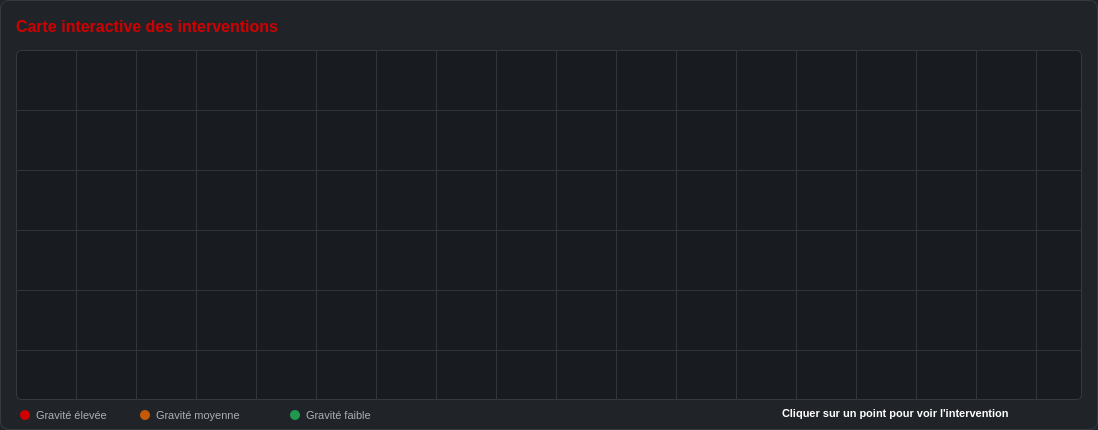
           <widget class="QFrame" name="frameCarte">
            <property name="geometry">
             <rect>
              <x>16</x>
              <y>950</y>
              <width>1098</width>
              <height>430</height>
             </rect>
            </property>
            <property name="styleSheet">
             <string notr="true">background-color: #202428;
border: 1px solid #343A40;
border-radius: 8px;</string>
            </property>
            <property name="frameShape">
             <enum>QFrame::Shape::StyledPanel</enum>
            </property>
            <property name="frameShadow">
             <enum>QFrame::Shadow::Raised</enum>
            </property>
            <widget class="QLabel" name="labelCarte">
             <property name="geometry">
              <rect>
               <x>16</x>
               <y>14</y>
               <width>350</width>
               <height>24</height>
              </rect>
             </property>
             <property name="styleSheet">
              <string notr="true">color: #D00000;
font-size: 16px;
font-weight: bold;
background: transparent;
border: none;</string>
             </property>
             <property name="text">
              <string>Carte interactive des interventions</string>
             </property>
            </widget>
            <widget class="QFrame" name="frameMap">
             <property name="geometry">
              <rect>
               <x>16</x>
               <y>50</y>
               <width>1066</width>
               <height>350</height>
              </rect>
             </property>
             <property name="styleSheet">
              <string notr="true">background-color: #181B1F;
border: 1px solid #343A40;
border-radius: 5px;</string>
             </property>
             <property name="frameShape">
              <enum>QFrame::Shape::StyledPanel</enum>
             </property>
             <property name="frameShadow">
              <enum>QFrame::Shadow::Raised</enum>
             </property>
             <widget class="QFrame" name="lineH1">
              <property name="geometry">
               <rect>
                <x>0</x>
                <y>60</y>
                <width>1066</width>
                <height>1</height>
               </rect>
              </property>
              <property name="styleSheet">
               <string notr="true">background-color: #30363C;
border: none;</string>
              </property>
              <property name="frameShape">
               <enum>QFrame::Shape::StyledPanel</enum>
              </property>
              <property name="frameShadow">
               <enum>QFrame::Shadow::Raised</enum>
              </property>
             </widget>
             <widget class="QFrame" name="lineH2">
              <property name="geometry">
               <rect>
                <x>0</x>
                <y>120</y>
                <width>1066</width>
                <height>1</height>
               </rect>
              </property>
              <property name="styleSheet">
               <string notr="true">background-color: #30363C;
border: none;</string>
              </property>
              <property name="frameShape">
               <enum>QFrame::Shape::StyledPanel</enum>
              </property>
              <property name="frameShadow">
               <enum>QFrame::Shadow::Raised</enum>
              </property>
             </widget>
             <widget class="QFrame" name="lineH3">
              <property name="geometry">
               <rect>
                <x>0</x>
                <y>180</y>
                <width>1066</width>
                <height>1</height>
               </rect>
              </property>
              <property name="styleSheet">
               <string notr="true">background-color: #30363C;
border: none;</string>
              </property>
              <property name="frameShape">
               <enum>QFrame::Shape::StyledPanel</enum>
              </property>
              <property name="frameShadow">
               <enum>QFrame::Shadow::Raised</enum>
              </property>
             </widget>
             <widget class="QFrame" name="lineH4">
              <property name="geometry">
               <rect>
                <x>0</x>
                <y>240</y>
                <width>1066</width>
                <height>1</height>
               </rect>
              </property>
              <property name="styleSheet">
               <string notr="true">background-color: #30363C;
border: none;</string>
              </property>
              <property name="frameShape">
               <enum>QFrame::Shape::StyledPanel</enum>
              </property>
              <property name="frameShadow">
               <enum>QFrame::Shadow::Raised</enum>
              </property>
             </widget>
             <widget class="QFrame" name="lineH5">
              <property name="geometry">
               <rect>
                <x>0</x>
                <y>300</y>
                <width>1066</width>
                <height>1</height>
               </rect>
              </property>
              <property name="styleSheet">
               <string notr="true">background-color: #30363C;
border: none;</string>
              </property>
              <property name="frameShape">
               <enum>QFrame::Shape::StyledPanel</enum>
              </property>
              <property name="frameShadow">
               <enum>QFrame::Shadow::Raised</enum>
              </property>
             </widget>
             <widget class="QFrame" name="lineV1">
              <property name="geometry">
               <rect>
                <x>60</x>
                <y>0</y>
                <width>1</width>
                <height>350</height>
               </rect>
              </property>
              <property name="styleSheet">
               <string notr="true">background-color: #30363C;
border: none;</string>
              </property>
              <property name="frameShape">
               <enum>QFrame::Shape::StyledPanel</enum>
              </property>
              <property name="frameShadow">
               <enum>QFrame::Shadow::Raised</enum>
              </property>
             </widget>
             <widget class="QFrame" name="lineV2">
              <property name="geometry">
               <rect>
                <x>120</x>
                <y>0</y>
                <width>1</width>
                <height>350</height>
               </rect>
              </property>
              <property name="styleSheet">
               <string notr="true">background-color: #30363C;
border: none;</string>
              </property>
              <property name="frameShape">
               <enum>QFrame::Shape::StyledPanel</enum>
              </property>
              <property name="frameShadow">
               <enum>QFrame::Shadow::Raised</enum>
              </property>
             </widget>
             <widget class="QFrame" name="lineV3">
              <property name="geometry">
               <rect>
                <x>180</x>
                <y>0</y>
                <width>1</width>
                <height>350</height>
               </rect>
              </property>
              <property name="styleSheet">
               <string notr="true">background-color: #30363C;
border: none;</string>
              </property>
              <property name="frameShape">
               <enum>QFrame::Shape::StyledPanel</enum>
              </property>
              <property name="frameShadow">
               <enum>QFrame::Shadow::Raised</enum>
              </property>
             </widget>
             <widget class="QFrame" name="lineV4">
              <property name="geometry">
               <rect>
                <x>240</x>
                <y>0</y>
                <width>1</width>
                <height>350</height>
               </rect>
              </property>
              <property name="styleSheet">
               <string notr="true">background-color: #30363C;
border: none;</string>
              </property>
              <property name="frameShape">
               <enum>QFrame::Shape::StyledPanel</enum>
              </property>
              <property name="frameShadow">
               <enum>QFrame::Shadow::Raised</enum>
              </property>
             </widget>
             <widget class="QFrame" name="lineV5">
              <property name="geometry">
               <rect>
                <x>300</x>
                <y>0</y>
                <width>1</width>
                <height>350</height>
               </rect>
              </property>
              <property name="styleSheet">
               <string notr="true">background-color: #30363C;
border: none;</string>
              </property>
              <property name="frameShape">
               <enum>QFrame::Shape::StyledPanel</enum>
              </property>
              <property name="frameShadow">
               <enum>QFrame::Shadow::Raised</enum>
              </property>
             </widget>
             <widget class="QFrame" name="lineV6">
              <property name="geometry">
               <rect>
                <x>360</x>
                <y>0</y>
                <width>1</width>
                <height>350</height>
               </rect>
              </property>
              <property name="styleSheet">
               <string notr="true">background-color: #30363C;
border: none;</string>
              </property>
              <property name="frameShape">
               <enum>QFrame::Shape::StyledPanel</enum>
              </property>
              <property name="frameShadow">
               <enum>QFrame::Shadow::Raised</enum>
              </property>
             </widget>
             <widget class="QFrame" name="lineV7">
              <property name="geometry">
               <rect>
                <x>420</x>
                <y>0</y>
                <width>1</width>
                <height>350</height>
               </rect>
              </property>
              <property name="styleSheet">
               <string notr="true">background-color: #30363C;
border: none;</string>
              </property>
              <property name="frameShape">
               <enum>QFrame::Shape::StyledPanel</enum>
              </property>
              <property name="frameShadow">
               <enum>QFrame::Shadow::Raised</enum>
              </property>
             </widget>
             <widget class="QFrame" name="lineV8">
              <property name="geometry">
               <rect>
                <x>480</x>
                <y>0</y>
                <width>1</width>
                <height>350</height>
               </rect>
              </property>
              <property name="styleSheet">
               <string notr="true">background-color: #30363C;
border: none;</string>
              </property>
              <property name="frameShape">
               <enum>QFrame::Shape::StyledPanel</enum>
              </property>
              <property name="frameShadow">
               <enum>QFrame::Shadow::Raised</enum>
              </property>
             </widget>
             <widget class="QFrame" name="lineV9">
              <property name="geometry">
               <rect>
                <x>540</x>
                <y>0</y>
                <width>1</width>
                <height>350</height>
               </rect>
              </property>
              <property name="styleSheet">
               <string notr="true">background-color: #30363C;
border: none;</string>
              </property>
              <property name="frameShape">
               <enum>QFrame::Shape::StyledPanel</enum>
              </property>
              <property name="frameShadow">
               <enum>QFrame::Shadow::Raised</enum>
              </property>
             </widget>
             <widget class="QFrame" name="lineV10">
              <property name="geometry">
               <rect>
                <x>600</x>
                <y>0</y>
                <width>1</width>
                <height>350</height>
               </rect>
              </property>
              <property name="styleSheet">
               <string notr="true">background-color: #30363C;
border: none;</string>
              </property>
              <property name="frameShape">
               <enum>QFrame::Shape::StyledPanel</enum>
              </property>
              <property name="frameShadow">
               <enum>QFrame::Shadow::Raised</enum>
              </property>
             </widget>
             <widget class="QFrame" name="lineV11">
              <property name="geometry">
               <rect>
                <x>660</x>
                <y>0</y>
                <width>1</width>
                <height>350</height>
               </rect>
              </property>
              <property name="styleSheet">
               <string notr="true">background-color: #30363C;
border: none;</string>
              </property>
              <property name="frameShape">
               <enum>QFrame::Shape::StyledPanel</enum>
              </property>
              <property name="frameShadow">
               <enum>QFrame::Shadow::Raised</enum>
              </property>
             </widget>
             <widget class="QFrame" name="lineV12">
              <property name="geometry">
               <rect>
                <x>720</x>
                <y>0</y>
                <width>1</width>
                <height>350</height>
               </rect>
              </property>
              <property name="styleSheet">
               <string notr="true">background-color: #30363C;
border: none;</string>
              </property>
              <property name="frameShape">
               <enum>QFrame::Shape::StyledPanel</enum>
              </property>
              <property name="frameShadow">
               <enum>QFrame::Shadow::Raised</enum>
              </property>
             </widget>
             <widget class="QFrame" name="lineV13">
              <property name="geometry">
               <rect>
                <x>780</x>
                <y>0</y>
                <width>1</width>
                <height>350</height>
               </rect>
              </property>
              <property name="styleSheet">
               <string notr="true">background-color: #30363C;
border: none;</string>
              </property>
              <property name="frameShape">
               <enum>QFrame::Shape::StyledPanel</enum>
              </property>
              <property name="frameShadow">
               <enum>QFrame::Shadow::Raised</enum>
              </property>
             </widget>
             <widget class="QFrame" name="lineV14">
              <property name="geometry">
               <rect>
                <x>840</x>
                <y>0</y>
                <width>1</width>
                <height>350</height>
               </rect>
              </property>
              <property name="styleSheet">
               <string notr="true">background-color: #30363C;
border: none;</string>
              </property>
              <property name="frameShape">
               <enum>QFrame::Shape::StyledPanel</enum>
              </property>
              <property name="frameShadow">
               <enum>QFrame::Shadow::Raised</enum>
              </property>
             </widget>
             <widget class="QFrame" name="lineV15">
              <property name="geometry">
               <rect>
                <x>900</x>
                <y>0</y>
                <width>1</width>
                <height>350</height>
               </rect>
              </property>
              <property name="styleSheet">
               <string notr="true">background-color: #30363C;
border: none;</string>
              </property>
              <property name="frameShape">
               <enum>QFrame::Shape::StyledPanel</enum>
              </property>
              <property name="frameShadow">
               <enum>QFrame::Shadow::Raised</enum>
              </property>
             </widget>
             <widget class="QFrame" name="lineV16">
              <property name="geometry">
               <rect>
                <x>960</x>
                <y>0</y>
                <width>1</width>
                <height>350</height>
               </rect>
              </property>
              <property name="styleSheet">
               <string notr="true">background-color: #30363C;
border: none;</string>
              </property>
              <property name="frameShape">
               <enum>QFrame::Shape::StyledPanel</enum>
              </property>
              <property name="frameShadow">
               <enum>QFrame::Shadow::Raised</enum>
              </property>
             </widget>
             <widget class="QFrame" name="lineV17">
              <property name="geometry">
               <rect>
                <x>1020</x>
                <y>0</y>
                <width>1</width>
                <height>350</height>
               </rect>
              </property>
              <property name="styleSheet">
               <string notr="true">background-color: #30363C;
border: none;</string>
              </property>
              <property name="frameShape">
               <enum>QFrame::Shape::StyledPanel</enum>
              </property>
              <property name="frameShadow">
               <enum>QFrame::Shadow::Raised</enum>
              </property>
             </widget>
            </widget>
            <widget class="QFrame" name="legendRed">
             <property name="geometry">
              <rect>
               <x>20</x>
               <y>410</y>
               <width>10</width>
               <height>10</height>
              </rect>
             </property>
             <property name="styleSheet">
              <string notr="true">/* legendRed */
background-color: #D00000;
border: none;
border-radius: 5px;</string>
             </property>
             <property name="frameShape">
              <enum>QFrame::Shape::StyledPanel</enum>
             </property>
             <property name="frameShadow">
              <enum>QFrame::Shadow::Raised</enum>
             </property>
            </widget>
            <widget class="QFrame" name="legendOrange">
             <property name="geometry">
              <rect>
               <x>140</x>
               <y>410</y>
               <width>10</width>
               <height>10</height>
              </rect>
             </property>
             <property name="styleSheet">
              <string notr="true">/* legendOrange */
background-color: #C45A05;
border: none;
border-radius: 5px;</string>
             </property>
             <property name="frameShape">
              <enum>QFrame::Shape::StyledPanel</enum>
             </property>
             <property name="frameShadow">
              <enum>QFrame::Shadow::Raised</enum>
             </property>
            </widget>
            <widget class="QFrame" name="legendGreen">
             <property name="geometry">
              <rect>
               <x>290</x>
               <y>410</y>
               <width>10</width>
               <height>10</height>
              </rect>
             </property>
             <property name="styleSheet">
              <string notr="true">/* legendGreen */
background-color: #20994F;
border: none;
border-radius: 5px;</string>
             </property>
             <property name="frameShape">
              <enum>QFrame::Shape::StyledPanel</enum>
             </property>
             <property name="frameShadow">
              <enum>QFrame::Shadow::Raised</enum>
             </property>
            </widget>
            <widget class="QLabel" name="labelLegendHigh">
             <property name="geometry">
              <rect>
               <x>36</x>
               <y>403</y>
               <width>100</width>
               <height>24</height>
              </rect>
             </property>
             <property name="styleSheet">
              <string notr="true">color: #AAB0B6;
font-size: 11px;
background: transparent;
border: none;</string>
             </property>
             <property name="text">
              <string>Gravité élevée</string>
             </property>
            </widget>
            <widget class="QLabel" name="labelLegendMedium">
             <property name="geometry">
              <rect>
               <x>156</x>
               <y>403</y>
               <width>120</width>
               <height>24</height>
              </rect>
             </property>
             <property name="styleSheet">
              <string notr="true">color: #AAB0B6;
font-size: 11px;
background: transparent;
border: none;</string>
             </property>
             <property name="text">
              <string>Gravité moyenne</string>
             </property>
            </widget>
            <widget class="QLabel" name="labelLegendLow">
             <property name="geometry">
              <rect>
               <x>306</x>
               <y>403</y>
               <width>100</width>
               <height>24</height>
              </rect>
             </property>
             <property name="styleSheet">
              <string notr="true">color: #AAB0B6;
font-size: 11px;
background: transparent;
border: none;</string>
             </property>
             <property name="text">
              <string>Gravité faible</string>
             </property>
            </widget>
            <widget class="QLabel" name="labelMapHint">
             <property name="geometry">
              <rect>
               <x>782</x>
               <y>400</y>
               <width>300</width>
               <height>26</height>
              </rect>
             </property>
             <property name="styleSheet">
              <string notr="true">color: white;
font-size: 11px;
font-weight: bold;
background: transparent;
border: none;</string>
             </property>
             <property name="text">
              <string>Cliquer sur un point pour voir l'intervention</string>
             </property>
            </widget>
           </widget>
